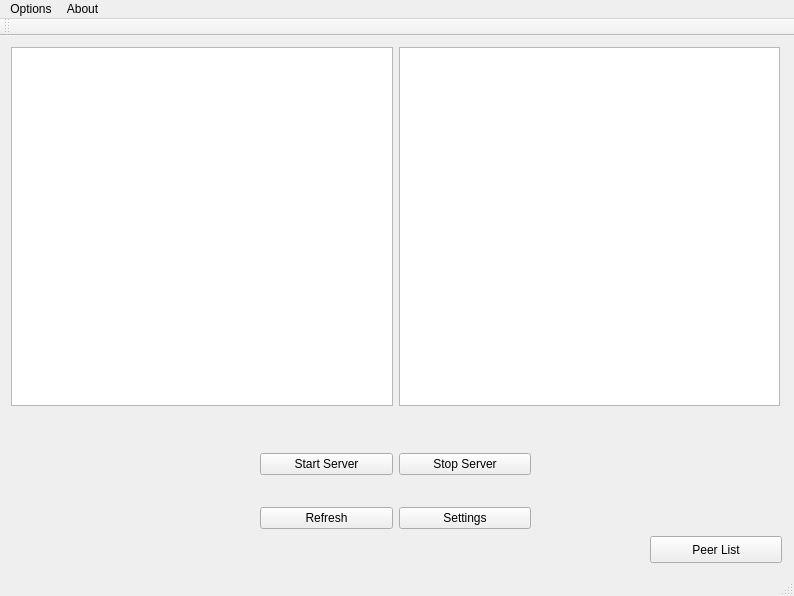
<?xml version="1.0" encoding="UTF-8"?>
<ui version="4.0">
 <class>MainWindow</class>
 <widget class="QMainWindow" name="MainWindow">
  <property name="geometry">
   <rect>
    <x>0</x>
    <y>0</y>
    <width>794</width>
    <height>596</height>
   </rect>
  </property>
  <property name="windowTitle">
   <string>MainWindow</string>
  </property>
  <widget class="QWidget" name="centralWidget">
   <widget class="QWidget" name="horizontalLayoutWidget">
    <property name="geometry">
     <rect>
      <x>0</x>
      <y>0</y>
      <width>791</width>
      <height>381</height>
     </rect>
    </property>
    <layout class="QHBoxLayout" name="horizontalLayout">
     <item>
      <widget class="QTextEdit" name="statusBox"/>
     </item>
     <item>
      <widget class="QListWidget" name="fileListing"/>
     </item>
    </layout>
   </widget>
   <widget class="QWidget" name="gridLayoutWidget">
    <property name="geometry">
     <rect>
      <x>160</x>
      <y>380</y>
      <width>471</width>
      <height>151</height>
     </rect>
    </property>
    <layout class="QGridLayout" name="gridLayout">
     <property name="leftMargin">
      <number>100</number>
     </property>
     <property name="rightMargin">
      <number>100</number>
     </property>
     <item row="2" column="0">
      <widget class="QPushButton" name="refresh">
       <property name="text">
        <string>Refresh</string>
       </property>
      </widget>
     </item>
     <item row="0" column="0">
      <widget class="QPushButton" name="startServer">
       <property name="text">
        <string>Start Server</string>
       </property>
      </widget>
     </item>
     <item row="0" column="1">
      <widget class="QPushButton" name="stopServer">
       <property name="text">
        <string>Stop Server</string>
       </property>
      </widget>
     </item>
     <item row="2" column="1">
      <widget class="QPushButton" name="settings">
       <property name="text">
        <string>Settings</string>
       </property>
      </widget>
     </item>
    </layout>
   </widget>
   <widget class="QPushButton" name="pList">
    <property name="geometry">
     <rect>
      <x>650</x>
      <y>500</y>
      <width>132</width>
      <height>27</height>
     </rect>
    </property>
    <property name="text">
     <string>Peer List</string>
    </property>
   </widget>
  </widget>
  <widget class="QMenuBar" name="menuBar">
   <property name="geometry">
    <rect>
     <x>0</x>
     <y>0</y>
     <width>794</width>
     <height>24</height>
    </rect>
   </property>
   <widget class="QMenu" name="menuOptions">
    <property name="title">
     <string>Options</string>
    </property>
   </widget>
   <widget class="QMenu" name="menuAbout">
    <property name="title">
     <string>About</string>
    </property>
    <addaction name="actionHelp"/>
    <addaction name="actionAbout"/>
   </widget>
   <addaction name="menuOptions"/>
   <addaction name="menuAbout"/>
  </widget>
  <widget class="QToolBar" name="mainToolBar">
   <attribute name="toolBarArea">
    <enum>TopToolBarArea</enum>
   </attribute>
   <attribute name="toolBarBreak">
    <bool>false</bool>
   </attribute>
  </widget>
  <widget class="QStatusBar" name="statusBar"/>
  <action name="actionHelp">
   <property name="text">
    <string>Help</string>
   </property>
  </action>
  <action name="actionAbout">
   <property name="text">
    <string>About</string>
   </property>
  </action>
 </widget>
 <layoutdefault spacing="6" margin="11"/>
 <resources/>
 <connections/>
</ui>
